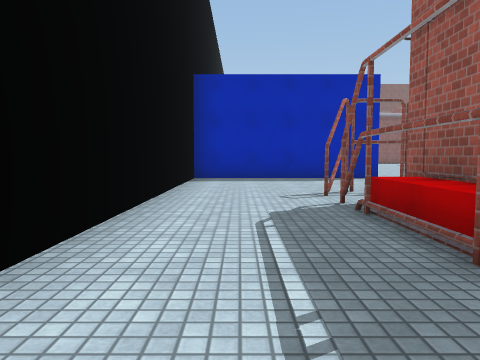
View 1 (above)

22 first-person views from a walk through a scene from a Unity 3-D project. The camera is 1.2 m above the floor, tilts 4° down and sees 70° across. The floor is counted in squares, 2 m on a side. Each view is taken from the middle of a square. On the plan, view 1 faces up. The plan holds only what a view shows up to about 10 squares ahead; the rest is blank. The place goes on beyond the plan. The player is left out. Some surface patterns are stand-ins.

View 2
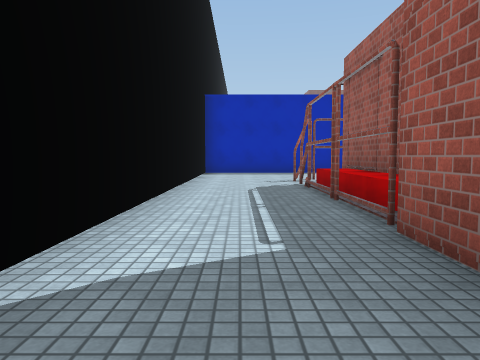

View 3
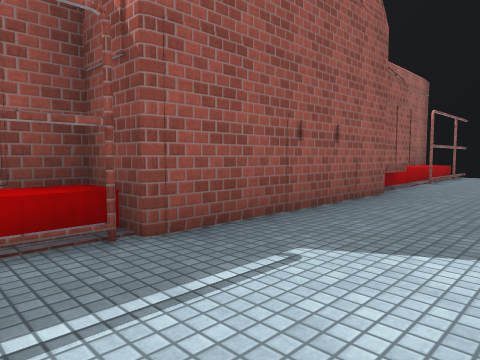

View 4
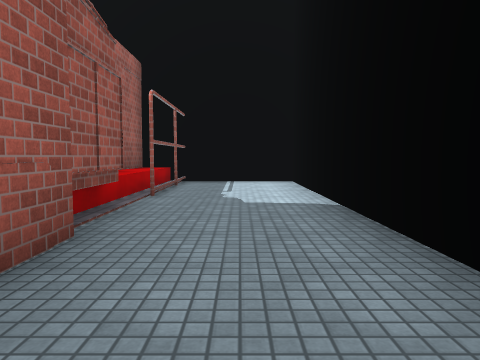

View 5
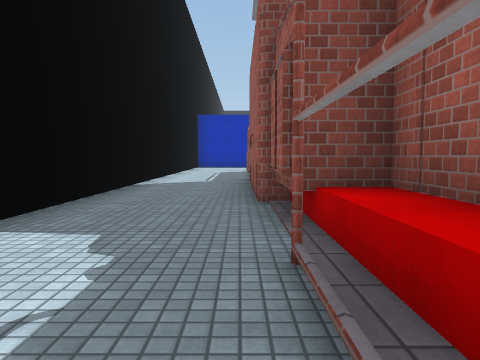

View 6
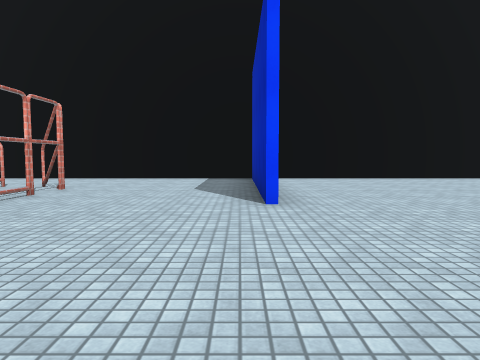

View 7
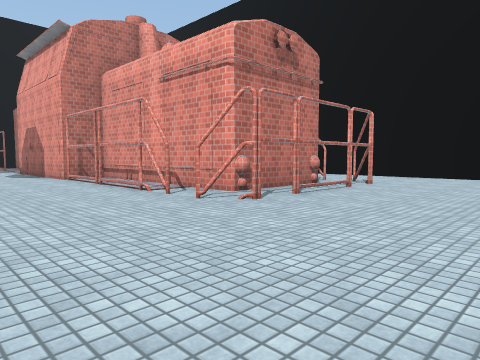

View 8
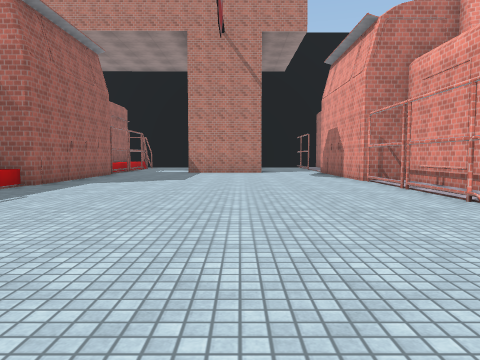

View 9
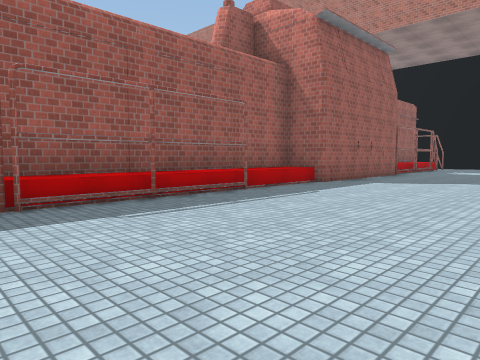

View 10
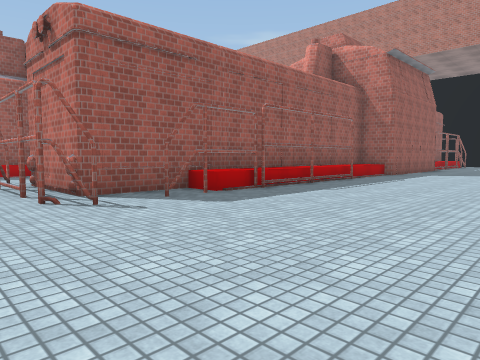

View 11
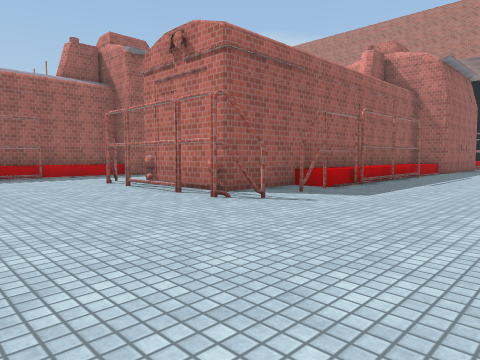

View 12
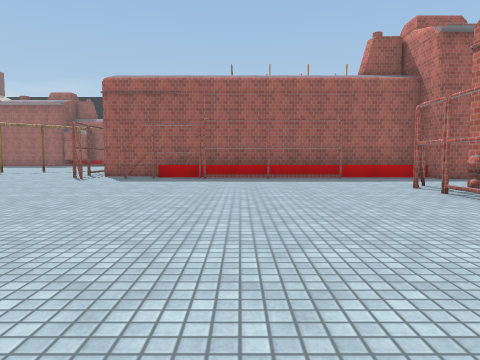

View 13
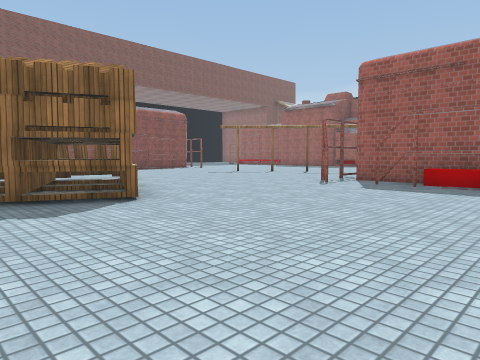

View 14
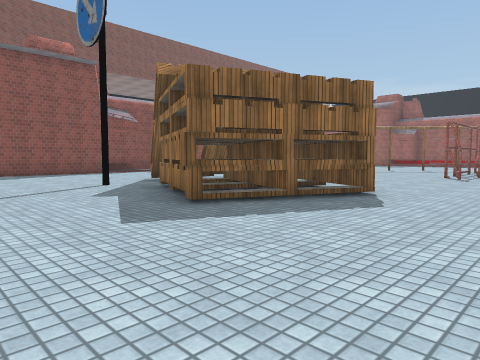

View 15
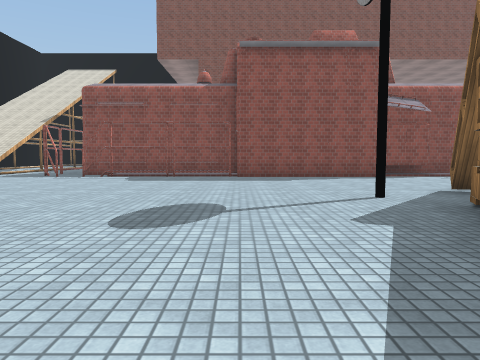

View 16
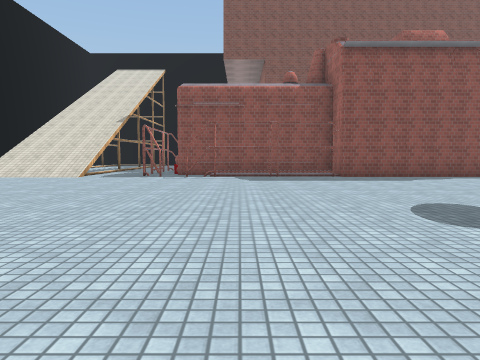

View 17
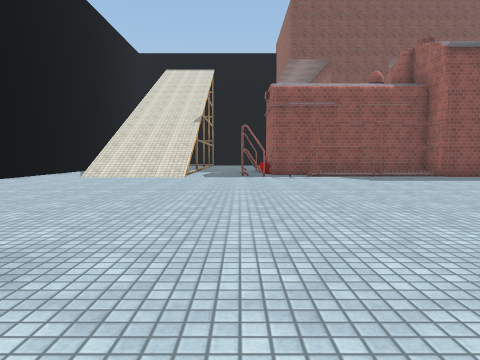

View 18
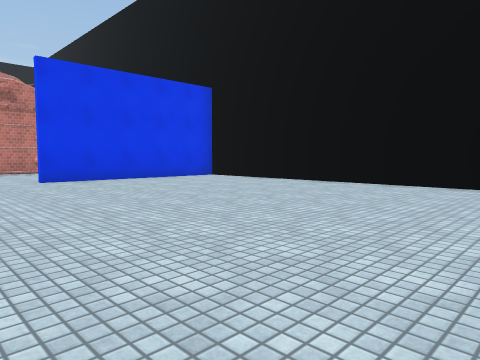

View 19
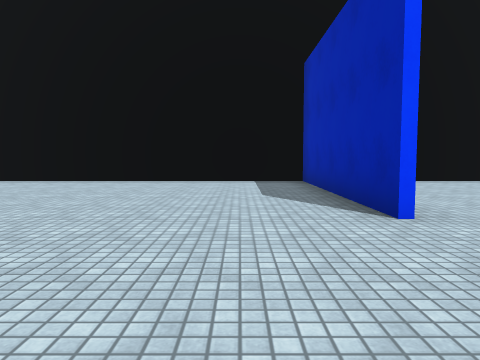

View 20
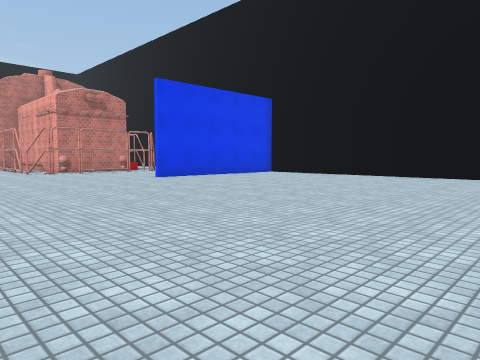

View 21
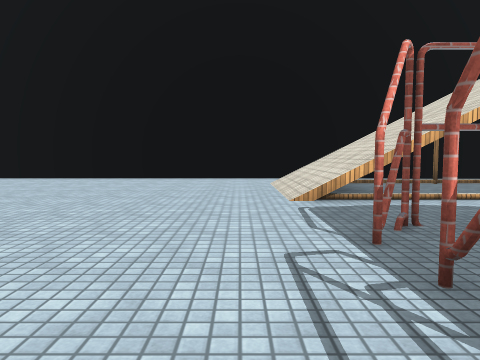

View 22
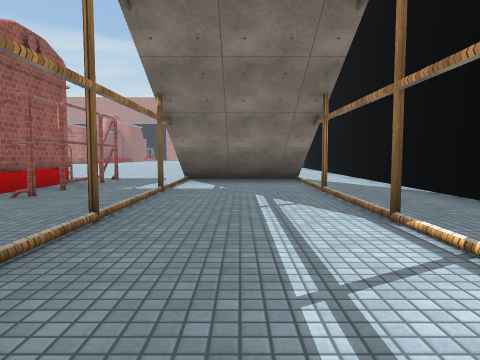

### Floor plan
Points are (right, up) in squares from view 1. A wall is a line through its corners. A room is listed if a view was taken in it or the views show most of it. See-through windows are left out.
Room 1 (views 1, 2, 3, 4, 5)
walls: (1.2, -0.3) (2.3, -0.3) (2.3, 4.8); (1.8, 5.4) (1.2, 5.1); (1.9, 5.8) (3.6, 5.8); (1.2, -6.1) (1.2, 3.6) (1.1, 4); (1.4, -6.1) (1.4, -4.6); (-1.2, -7.5) (-1.2, -10.2) (2.3, -10.1) (2.3, -6.1); (3.9, 9.3) (-1.2, 9.3) (-1.2, -3.9); (1.2, -10.1) (1.2, -7.1)
low walls: (1.6, -0.4) (1.6, 0.6); (1.6, 0.8) (1.6, 4.4); (1.6, -8.4) (1.6, -5.2); (1.6, -10.1) (1.6, -8.5)
ways out: opening at (2.5, 7.5) to room 2
Room 2 (views 6, 7, 8, 9, 10, 11, 12, 13, 14, 15, 16, 17, 18, 19, 20, 21, 22)
walls: (13.8, 18.9) (15.2, 21.6); (3.9, 19.5) (-1.2, 19.5); (15.3, 18.2) (12.7, 19.6) (13.9, 22.4); (15.3, 18.8) (14.8, 19); (15.4, 19.2) (14.8, 19.5); (15.9, 19.4) (13.6, 20.6); (13.3, 10.5) (13.8, 10.8) (17.4, 10.8); (15.4, 21.6) (14, 18.8); (13.5, 10.3) (13.8, 10.8); (14.3, 23.2) (14.6, 24); (16.3, 20.7) (14.8, 21.4); (15.8, 23) (14.4, 23.6); (13.4, 8.4) (13.3, 8.7) (13.4, 9.1); (7.4, 28) (6.9, 27.7) (6.4, 27.9); (20.2, 16.2) (20, 16.5) (20.1, 16.8) (20, 17.1); (20.2, 18.2) (20.5, 18.6); (6.9, 28.1) (6.4, 27.9); (0.2, 9.5) (3.8, 9.5); (5.9, 5.6) (6.1, 5); (5.5, 5.6) (6.1, 5.2); (5, 28.7) (5.1, 31.9) (5.4, 32.1); (20, 11.3) (20, 17.1); (3.6, 5.8) (5.5, 5.8); (6, 4.5) (6.2, 4); (6.1, 4.4) (6.1, -2.3); (16.5, 27.9) (6.4, 27.9); (21.1, 10.8) (21.1, 12.1); (2.3, 4.8) (5, 4.8); (13.2, 3.5) (13.2, 8.6); (20, 8) (20, 8.8) (21, 8.8); (-1.2, 33.5) (-1.2, 10); (13.2, -2) (13.2, 1.1) (14.2, 1.1) (14.2, 10.1) (16.9, 10.1)
low walls: (5.8, 29.8) (5.8, 30.8); (20.5, 9.1) (20.5, 16.4); (5.8, 30.9) (5.8, 31.6); (13.4, 1) (13.4, 8.1)
ways out: opening at (2.5, 7.5) to room 1

Where each view was taken, in squares from view 1:
view 1: 0 up, 0 right, facing up
view 2: 3 down, 0 right, facing up
view 3: 1 up, 1 left, facing down-right
view 4: 2 down, 0 right, facing down
view 5: 9 down, 1 right, facing up
view 6: 9 up, 8 right, facing left
view 7: 9 up, 9 right, facing down-left
view 8: 8 up, 9 right, facing down
view 9: 8 up, 9 right, facing down-right
view 10: 12 up, 9 right, facing down-right
view 11: 14 up, 10 right, facing down-right
view 12: 14 up, 11 right, facing right
view 13: 14 up, 13 right, facing up-right
view 14: 16 up, 10 right, facing up-right
view 15: 18 up, 11 right, facing up
view 16: 18 up, 8 right, facing up
view 17: 18 up, 5 right, facing up
view 18: 18 up, 6 right, facing down-left
view 19: 18 up, 7 right, facing left
view 20: 18 up, 9 right, facing down-left
view 21: 27 up, 8 right, facing left
view 22: 37 up, 2 right, facing down
